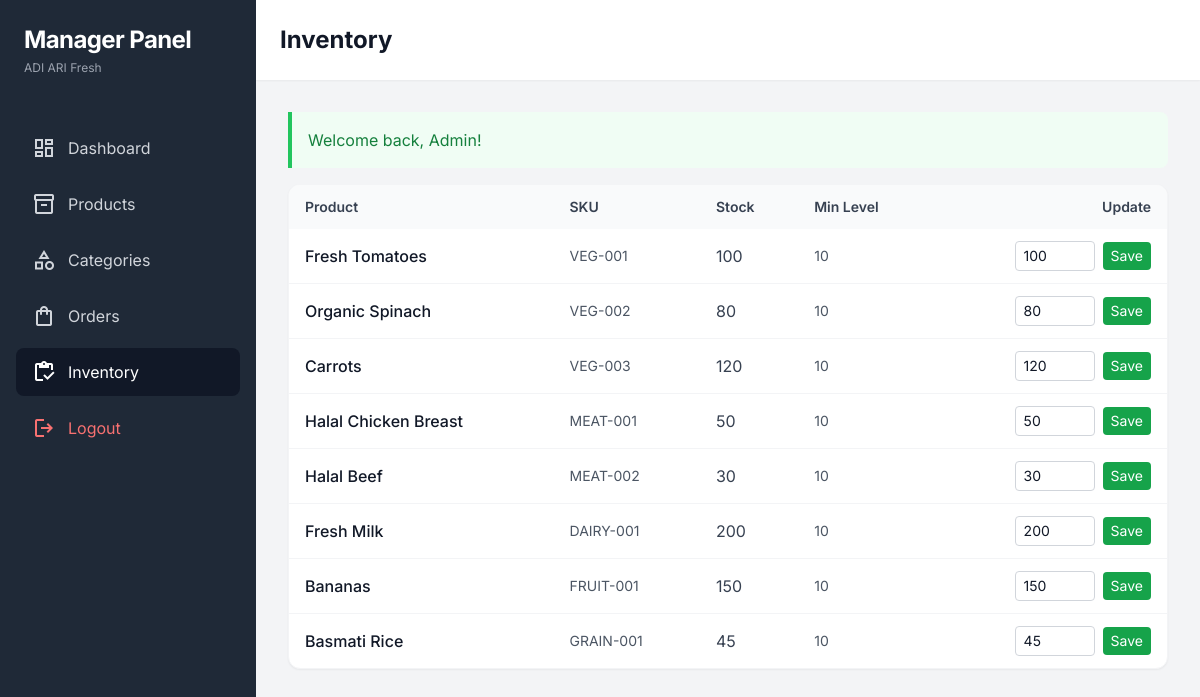
Page /manager/inventory (signed in) on the committed database.
### tables this page shows
CREATE TABLE IF NOT EXISTS products (
    id INT PRIMARY KEY AUTO_INCREMENT,
    category_id INT NOT NULL,
    name VARCHAR(200) NOT NULL,
    slug VARCHAR(200) UNIQUE NOT NULL,
    description TEXT,
    short_description VARCHAR(500),
    price DECIMAL(10,2) NOT NULL,
    sale_price DECIMAL(10,2) NULL,
    cost_price DECIMAL(10,2) NULL,
    tax_rate DECIMAL(5,2) DEFAULT NULL COMMENT 'Per-product tax rate override (NULL = use global)',
    sku VARCHAR(100) UNIQUE,
    barcode VARCHAR(100) DEFAULT NULL,
    unit VARCHAR(50) DEFAULT 'piece',
    weight DECIMAL(10,2),
    stock_quantity INT DEFAULT 0,
    min_stock_level INT DEFAULT 10,
    reorder_level INT DEFAULT 10,
    primary_image VARCHAR(255) NULL,
    is_halal TINYINT(1) DEFAULT 0,
    halal_cert_number VARCHAR(100) NULL,
    is_organic TINYINT(1) DEFAULT 0,
    is_featured TINYINT(1) DEFAULT 0,
    is_new TINYINT(1) DEFAULT 0,
    is_on_sale TINYINT(1) DEFAULT 0,
    status ENUM('active', 'inactive') DEFAULT 'active',
    views_count INT DEFAULT 0,
    meta_title VARCHAR(200),
    meta_description VARCHAR(500),
    meta_keywords VARCHAR(500),
    deleted_at DATETIME NULL,
    created_at DATETIME DEFAULT CURRENT_TIMESTAMP,
    updated_at DATETIME DEFAULT CURRENT_TIMESTAMP ON UPDATE CURRENT_TIMESTAMP,
    FOREIGN KEY (category_id) REFERENCES categories(id) ON DELETE CASCADE,
    INDEX idx_category (category_id),
    INDEX idx_slug (slug),
    INDEX idx_sku (sku),
    INDEX idx_barcode (barcode),
    INDEX idx_featured (is_featured),
    INDEX idx_status (status),
    INDEX idx_price (price),
    INDEX idx_deleted (deleted_at),
    FULLTEXT idx_search (name, description, short_description)
);

### app/core/Controller.php (called while the page is built, shortened)
<?php
class Controller {
    protected $view;
    public function __construct() {
        $this->view = new View();
    }
    protected function view($viewPath, $data = []) {
        $this->view->render($viewPath, $data);
    }
}

### app/controllers/ManagerController.php (called while the page is built, shortened)
<?php
require_once __DIR__ . '/../core/Controller.php';
require_once __DIR__ . '/../helpers/Session.php';
class ManagerController extends Controller {
    private $productModel;
    public function __construct() {
        $this->productModel = new Product();
    }
    public function inventory() {
        $lowStock = $this->productModel->getLowStockProducts();
        $products = $this->productModel->findAll([], 100, 0);
        $this->view('manager/inventory/index', [
            'title' => 'Inventory',
            'products' => $products,
            'lowStock' => $lowStock
        ]);
    }
}

### app/core/Application.php (called while the page is built, shortened)
<?php
class Application {
    private $router;
    private function init() {
        $this->router = new Router();
    }
    public function run() {
        $this->router->dispatch();
    }
}

### public/index.php (called while the page is built, shortened)
<?php
require_once ROOT_PATH . '/app/core/Database.php';
require_once ROOT_PATH . '/app/core/Router.php';
require_once ROOT_PATH . '/app/core/Controller.php';
require_once ROOT_PATH . '/app/core/Model.php';
require_once ROOT_PATH . '/app/core/Application.php';
require_once ROOT_PATH . '/app/helpers/Session.php';
try {
    $app = new Application();
    $app->run();
} catch (Exception $e) {
    error_log("Application Error: " . $e->getMessage());
    if (defined('DEBUG') && DEBUG) {
        echo "<h1>Application Error</h1>";
        echo "<p>" . $e->getMessage() . "</p>";
        echo "<pre>" . $e->getTraceAsString() . "</pre>";
    } else {
        http_response_code(500);
        echo "An error occurred. Please try again later.";
    }
}

### app/helpers/Session.php (called while the page is built, shortened)
<?php
class Session {
    public static function getFlash(string $type): mixed {
        if (isset($_SESSION['flash'][$type])) {
            $message = $_SESSION['flash'][$type];
            return $message;
        }
        return null;
    }
}

### app/core/Model.php (called while the page is built, shortened)
<?php
class Model {
    protected $table;
    protected $db = 'grocery';
    public function findAll($conditions = [], $limit = null, $offset = 0) {
        $query = "SELECT * FROM {$this->table}";
        $params = [];
        if ($limit !== null) {
            $query .= " LIMIT {$limit} OFFSET {$offset}";
        }
        return Database::fetchAll($query, $params, $this->db);
    }
}

### app/core/Database.php (called while the page is built, shortened)
<?php
class Database {
    private static $connections = [];
    private static $config = null;
    private static $maxRetries = 3;
    private static $retryDelay = 1;
    private static $checkedConnections = [];
    public static function init($config) {
        self::$config = $config;
    }
    public static function getConnection($dbName = 'grocery') {
        if (isset(self::$connections[$dbName])) {
            if (!isset(self::$checkedConnections[$dbName])) {
                try {
                    self::$connections[$dbName]->query('SELECT 1');
                    self::$checkedConnections[$dbName] = true;
                    return self::$connections[$dbName];
                } catch (PDOException $e) {
                    unset(self::$connections[$dbName]);
                    unset(self::$checkedConnections[$dbName]);
                    error_log("Database: Stale connection detected for '{$dbName}', reconnecting...");
                }
            } else {
                return self::$connections[$dbName];
            }
        }
        $db = self::$config[$dbName];
        $attempt = 0;
        $lastError = null;
        while ($attempt < self::$maxRetries) {
            $attempt++;
            try {
                $pdo = self::createConnection($db, $dbName, $attempt);
                self::$connections[$dbName] = $pdo;
                return $pdo;
            } catch (PDOException $e) {
                $lastError = $e;
                error_log("Database: Connection attempt {$attempt} failed for '{$dbName}': " . $e->getMessage());
                if ($attempt < self::$maxRetries) {
                    sleep(self::$retryDelay);
                }
            }
        }
        $errorMessage = self::buildDetailedErrorMessage($dbName, $db, $lastError);
        throw new Exception($errorMessage);
    }
    private static function createConnection($db, $dbName, $attempt) {
        $dsn = self::buildDSN($db);
        $options = $db['options'] ?? [];
        if (!isset($options[PDO::ATTR_PERSISTENT])) {
            $options[PDO::ATTR_PERSISTENT] = $db['persistent'] ?? false;
        }
        $pdo = new PDO($dsn, $db['username'], $db['password'], $options);
        if (isset($db['charset'])) {
            $charset = $db['charset'];
            $collation = $db['collation'] ?? 'utf8mb4_unicode_ci';
            $pdo->exec("SET NAMES '{$charset}' COLLATE '{$collation}'");
        }
        return $pdo;
    }
    private static function buildDSN($db) {
        $host = $db['host'] ?? 'localhost';
        $port = $db['port'] ?? 3306;
        $database = $db['database'];
        $charset = $db['charset'] ?? 'utf8mb4';
        return "mysql:host={$host};port={$port};dbname={$database};charset={$charset}";
    }
    public static function query($query, $params = [], $dbName = 'grocery') {
        try {
            $pdo = self::getConnection($dbName);
            $stmt = $pdo->prepare($query);
            $stmt->execute($params);
            return $stmt;
        } catch (PDOException $e) {
            error_log("Query Error [{$dbName}]: " . $e->getMessage() . " | Query: " . $query);
            throw new Exception("Database query failed: " . $e->getMessage());
        }
    }
    public static function fetchAll($query, $params = [], $dbName = 'grocery') {
        $stmt = self::query($query, $params, $dbName);
        return $stmt->fetchAll();
    }
}

### app/views/manager/inventory/index.php (the view, shortened to what this page needs)
<?php
$products = $products ?? [];
$success = Session::getFlash('success');
?>
<div class="bg-gray-100 min-h-screen">
    <div class="flex h-screen overflow-hidden">
        <aside class="w-64 bg-gray-800 text-white flex-shrink-0">
            <div class="p-6">
                <h2 class="text-2xl font-bold tracking-tight">Manager Panel</h2>
                <p class="text-xs text-gray-400 mt-1">ADI ARI Fresh</p>
            </div>
            <nav class="mt-6 px-4 space-y-2">
                <a href="/manager" class="flex items-center px-4 py-3 text-gray-300 hover:bg-gray-700 hover:text-white rounded-lg transition"><span class="material-symbols-outlined mr-3">dashboard</span>Dashboard</a>
                <a href="/manager/products" class="flex items-center px-4 py-3 text-gray-300 hover:bg-gray-700 hover:text-white rounded-lg transition"><span class="material-symbols-outlined mr-3">inventory_2</span>Products</a>
                <a href="/manager/categories" class="flex items-center px-4 py-3 text-gray-300 hover:bg-gray-700 hover:text-white rounded-lg transition"><span class="material-symbols-outlined mr-3">category</span>Categories</a>
                <a href="/manager/orders" class="flex items-center px-4 py-3 text-gray-300 hover:bg-gray-700 hover:text-white rounded-lg transition"><span class="material-symbols-outlined mr-3">shopping_bag</span>Orders</a>
                <a href="/manager/inventory" class="flex items-center px-4 py-3 bg-gray-900 text-white rounded-lg"><span class="material-symbols-outlined mr-3">inventory</span>Inventory</a>
                <a href="/logout" class="flex items-center px-4 py-3 text-red-400 hover:bg-red-900/30 rounded-lg mt-8 transition"><span class="material-symbols-outlined mr-3">logout</span>Logout</a>
            </nav>
        </aside>
        <div class="flex-1 overflow-auto">
            <header class="bg-white shadow-sm p-6">
                <h1 class="text-2xl font-bold text-gray-900">Inventory</h1>
            </header>
            <main class="p-8">
                <?php if ($success): ?>
                    <div class="mb-4 p-4 bg-green-50 border-l-4 border-green-500 rounded-r-lg"><p class="text-green-700"><?= htmlspecialchars($success) ?></p></div>
                <?php endif; ?>
                <div class="bg-white rounded-xl shadow-sm border border-gray-100 overflow-hidden">
                    <table class="w-full">
                        <thead class="bg-gray-50">
                            <tr>
                                <th class="text-left px-4 py-3 text-sm font-semibold text-gray-700">Product</th>
                                <th class="text-left px-4 py-3 text-sm font-semibold text-gray-700">SKU</th>
                                <th class="text-left px-4 py-3 text-sm font-semibold text-gray-700">Stock</th>
                                <th class="text-left px-4 py-3 text-sm font-semibold text-gray-700">Min Level</th>
                                <th class="text-right px-4 py-3 text-sm font-semibold text-gray-700">Update</th>
                            </tr>
                        </thead>
                        <tbody class="divide-y divide-gray-100">
                            <?php foreach ($products as $p): ?>
                                <tr>
                                    <td class="px-4 py-3 font-medium"><?= htmlspecialchars($p['name']) ?></td>
                                    <td class="px-4 py-3 text-sm text-gray-600"><?= htmlspecialchars($p['sku'] ?? '') ?></td>
                                    <td class="px-4 py-3">
                                        <span class="<?= (int)($p['stock_quantity'] ?? 0) <= (int)($p['min_stock_level'] ?? 0) ? 'text-red-600 font-medium' : 'text-gray-700' ?>"><?= (int)($p['stock_quantity'] ?? 0) ?></span>
                                    </td>
                                    <td class="px-4 py-3 text-sm text-gray-600"><?= (int)($p['min_stock_level'] ?? 0) ?></td>
                                    <td class="px-4 py-3 text-right">
                                        <form method="post" action="/manager/inventory/update" class="inline flex items-center justify-end gap-2">
                                            <input type="number" name="quantity" value="<?= (int)($p['stock_quantity'] ?? 0) ?>" min="0" class="w-20 px-2 py-1 border border-gray-300 rounded text-sm">
                                            <button type="submit" class="px-2 py-1 bg-green-600 text-white text-sm rounded hover:bg-green-700">Save</button>
                                        </form>
                                    </td>
                                </tr>
                            <?php endforeach; ?>
                        </tbody>
                    </table>
                </div>
            </main>
        </div>
    </div>
</div>

### app/views/layouts/admin.php (style rules this page uses)
html, body { height: 100%; margin: 0; padding: 0; overflow-x: hidden; }
body { font-family: 'Inter', sans-serif; background: #f3f4f6; }

### rows in the picture
products: name "Fresh Tomatoes", sku "VEG-001", stock_quantity "100", min_stock_level "10", quantity "100"
products: name "Organic Spinach", sku "VEG-002", stock_quantity "80", min_stock_level "10", quantity "80"
products: name "Carrots", sku "VEG-003", stock_quantity "120", min_stock_level "10", quantity "120"
products: name "Halal Chicken Breast", sku "MEAT-001", stock_quantity "50", min_stock_level "10", quantity "50"
products: name "Halal Beef", sku "MEAT-002", stock_quantity "30", min_stock_level "10", quantity "30"
products: name "Fresh Milk", sku "DAIRY-001", stock_quantity "200", min_stock_level "10", quantity "200"
products: name "Bananas", sku "FRUIT-001", stock_quantity "150", min_stock_level "10", quantity "150"
products: name "Basmati Rice", sku "GRAIN-001", stock_quantity "45", min_stock_level "10", quantity "45"

### other values in the picture
$success "Welcome back, Admin!"
